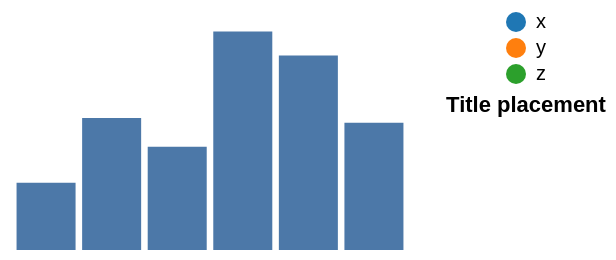

Specify this chart in Vega-Lite:
### Vega specification from a JSON file in a GitHub repository (floating-point values rounded to 4 significant figures)
{"width": 200, "height": 120, "padding": 5, "data": [{"name": "t", "values": [{"a": "Alpha", "b": 28, "c": "x", "d": 1}, {"a": "Bravo", "b": 55, "c": "y", "d": 2}, {"a": "Charlie", "b": 43, "c": "x", "d": 3}, {"a": "Delta", "b": 91, "c": "z", "d": 4}, {"a": "Echo", "b": 81, "c": "y", "d": 5}, {"a": "Foxtrot", "b": 53, "c": "z", "d": 6}]}], "scales": [{"name": "x", "type": "band", "domain": {"data": "t", "field": "a"}, "range": "width", "padding": 0.1}, {"name": "y", "type": "linear", "domain": {"data": "t", "field": "b"}, "range": "height", "nice": true}, {"name": "color", "type": "ordinal", "domain": {"data": "t", "field": "c"}, "range": {"scheme": "category10"}}, {"name": "ramp", "type": "linear", "domain": {"data": "t", "field": "d"}, "range": {"scheme": "blues"}}, {"name": "size", "type": "linear", "domain": {"data": "t", "field": "b"}, "range": [10, 200]}, {"name": "shape", "type": "ordinal", "domain": {"data": "t", "field": "c"}, "range": "symbol"}, {"name": "quant", "type": "quantize", "domain": [0, 100], "range": {"scheme": "greens", "count": 4}}], "marks": [{"type": "rect", "from": {"data": "t"}, "encode": {"enter": {"x": {"scale": "x", "field": "a"}, "width": {"scale": "x", "band": 1}, "y": {"scale": "y", "field": "b"}, "y2": {"scale": "y", "value": 0}}}}], "legends": [{"fill": "color", "title": "Title placement", "titleOrient": "bottom", "titleAnchor": "middle", "orient": "right"}]}
